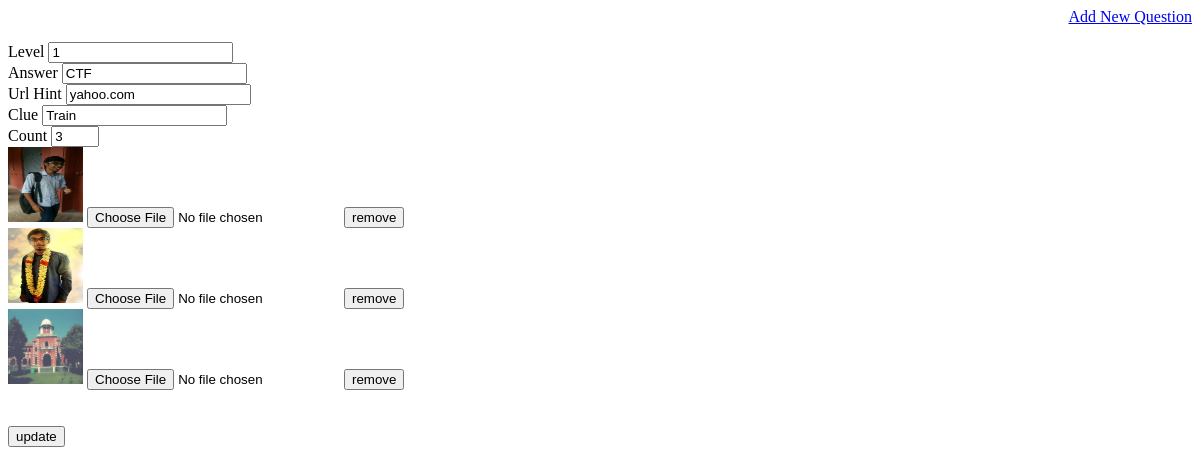
/edit.php?level=1, run on an earlier commit of the app's database.
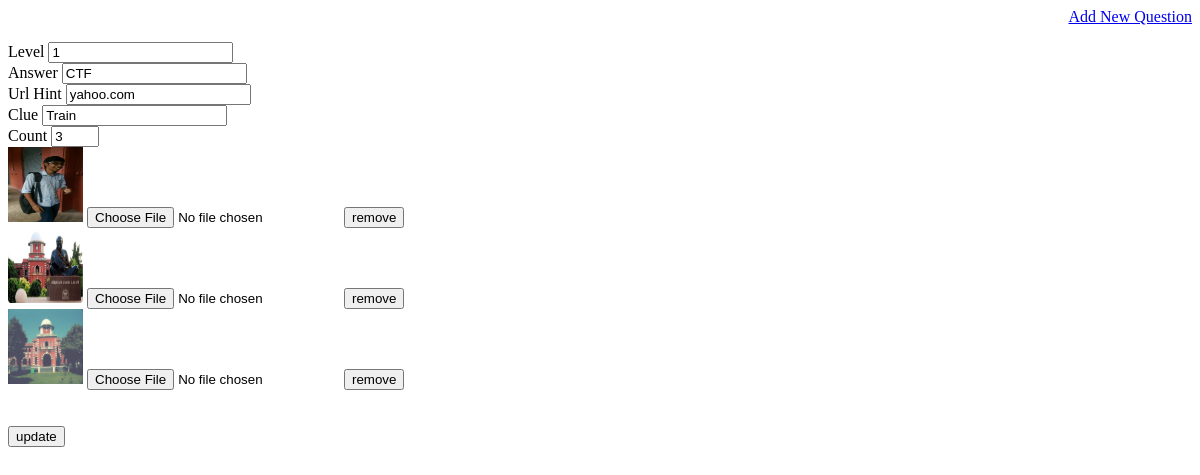
And on a later commit of the database.
### tables this page shows
CREATE TABLE IF NOT EXISTS `questions` (
`level` int(10) unsigned NOT NULL,
  `answer` varchar(100) NOT NULL,
  `url_hint` varchar(100) NOT NULL,
  `img_count` int(10) NOT NULL,
  `clues` varchar(100) NOT NULL,
  `img0` varchar(100) DEFAULT NULL,
  `img1` varchar(100) DEFAULT NULL,
  `img2` varchar(100) DEFAULT NULL,
  `img3` varchar(100) DEFAULT NULL
);

### edit.php (the view, shortened to what this page needs)
<html>
	<body>
		<p align="right"><a href="add_question.html">Add New Question</a></p>
		<?php
			include 'dbaccess.php';
			$conn=mysqli_connect($hostname,$username,$password,$dbname);
			if($conn)
			{
				$query = sprintf("select * from questions where level=%s;",$_GET['level']);
				$result=mysqli_query($conn,$query);
				if(mysqli_num_rows($result) > 0)
				{
					while($row=mysqli_fetch_assoc($result))
					{
						$count=$row['img_count'];
						$level=$row['level'];
					?>
					<form method="post" action="update.php?update=true" enctype="multipart/form-data">
						Level <input type="number" name="level" id="level" value="<?php echo $row['level'] ?>" required  readonly/> <br />
						Answer <input type="text" name="answer" value="<?php echo $row['answer'] ?>" required /> <br />
						Url Hint <input type="text" name="url_hint" value="<?php echo $row['url_hint'] ?>" required /> <br />
						Clue <input type="text" name="clue" value="<?php echo $row['clues'] ?>" required /> <br />
						Count <input type="number" name="count" id="count" value="<?php echo $row['img_count'] ?>" min="0" max="4" onchange="generate(this.value)" required /> <br />
						<?php
							$query=sprintf("select img0,img1,img2,img3 from questions where level=".$level.";");
							$urls=mysqli_query($conn,$query);
							$img_path="http://localhost/k!%20ROS";
							$url=mysqli_fetch_assoc($urls);
							for($i=0;$i< $count;$i++)
							{
							?>
							<img id="<?php echo 'i'.$level.'_'.$i ?>" src="<?php echo $img_path.$url['img'.$i] ?>" height="75" width="75" />
							<input type="file" name="<?php echo $level.'_'.$i ?>" />
							<input type="button" value="remove" id="<?php echo 'b'.$level.'_'.$i ?>" onclick="rem('<?php echo $level.'_'.$i ?>','<?php echo $url['img'.$i] ?>','<?php echo $level ?>','<?php echo $i ?>'); "/>
							<br/>
							<?php
							}
						}
					?>
					<br />
					<span id="fooBar">&nbsp;</span>
					<br />
					<input type="submit" value="update">
				</form>
				<?php
				}
			}
		?>
	</body>
</html>

What changed in the data, as far as the page shows it:
changed questions "CTF": img1: a different picture
